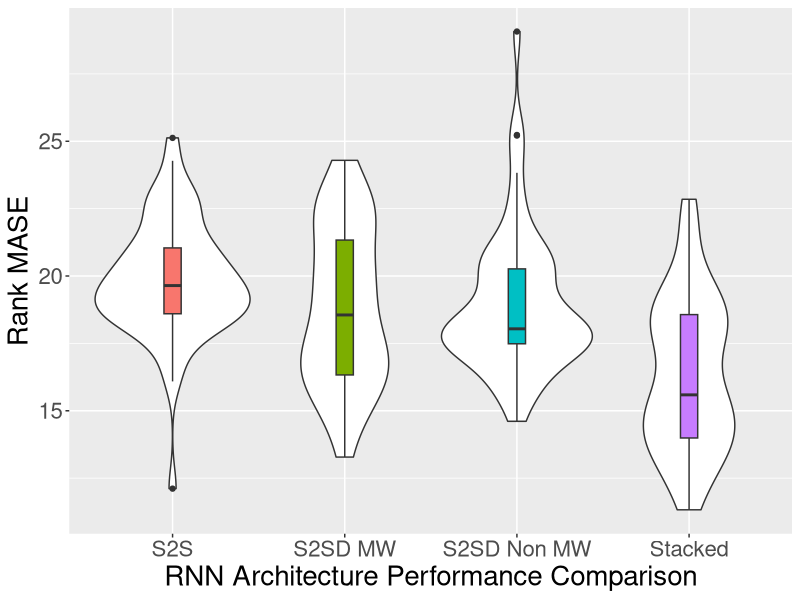

Write R code to recreate this figure.
library(ggplot2)
library(reshape2)

# data <- read.csv(file="graph_plotter/ensemble_data/All_MASE_Ranks_Output_Comparison.csv", header=TRUE, sep=",")
# data <- read.csv(file="graph_plotter/ensemble_data/All_SMAPE_Ranks_Input_Comparison.csv", header=TRUE, sep=",")
# data <- read.csv(file="graph_plotter/ensemble_data/All_SMAPE_Ranks_Cell_Comparison.csv", header=TRUE, sep=",")
# data <- read.csv(file="graph_plotter/ensemble_data/All_SMAPE_Ranks_Optimizer_Comparison.csv", header=TRUE, sep=",")
# data <- read.csv(file = "graph_plotter/ensemble_data/error_comparison_m4_other_median_smape.csv", header = TRUE, sep = ",")
data <- read.csv(file="graph_plotter/ensemble_data/error_comparison_stacked_rank_mase.csv", header=TRUE, sep=",")
# data <- read.csv(file="graph_plotter/ensemble_data/All_MASE_Ranks_Input_Size_Comparison_With_STL.csv", header=TRUE, sep=",")
# data <- read.csv(file="graph_plotter/ensemble_data/stl_comparison_tourism_mean_mase.csv", header=TRUE, sep=",")

# ggplot(data=cif, aes(x=x, y=Mean_SMAPE_Rank, color=RNN_Unit)) + xlab("RNN Unit Comparison - CIF Dataset") + ylab("Mean SMAPE Ranks") +  theme(text = element_text(size=20), axis.text.x=element_blank(),
#                                                                                                                                                                     axis.ticks.x=element_blank())

# ggplot(data = kaggle, aes(x=x, y=Mean_SMAPE_Rank, color=Optimizer)) + xlab("Optimizer Comparison - Wikipedia Web Traffic") + ylab("Mean SMAPE Ranks") + geom_text(aes(label=Model_Name_2)) + theme(text = element_text(size=20), axis.text.x=element_blank(),
#                                                                                                                                 axis.ticks.x=element_blank())

#ggplot(data=cif, aes(x=x, y=Mean_SMAPE_Rank, color=RNN_Unit)) + xlab("RNN Unit Comparison") + ylab("Mean SMAPE Ranks") +  theme(text = element_text(size=20), axis.text.x=element_blank(),
#                                                                                                                               axis.ticks.x=element_blank())

# ggplot(data=cif, aes(x=x, y=Mean_SMAPE_Rank, color=RNN_Unit)) + xlab("RNN Unit Comparison") + ylab("Mean SMAPE Ranks") +  theme(text = element_text(size=20), axis.text.x=element_blank(),
#                                                                                                                                 axis.ticks.x=element_blank())

# input size comparison - plots with letters
#ggplot(data=data, aes(x=x, y=Mean_MASE_Rank, color=Input_Window_Size)) +  xlab("Input Window Size Comparison Without STL Decomposition") + ylab("Mean MASE Rank") +  geom_text(aes(label=substring(Dataset, 1, 1)), position=position_jitter(0.2), size=5) + theme(text = element_text(size=20), axis.text.x=element_blank(), axis.ticks.x=element_blank()) + scale_color_manual(values = c("red", "blue"))

# stacked performance - plots with letters
#ggplot(data=data, aes(x=x, y=SMAPE, color=Model_Name)) +  xlab("RNN Architecture Performance Comparison") + ylab("Median MASE Rank") +  geom_text(aes(label=Dataset), position=position_jitter(0.3), size=5) + theme(text = element_text(size=20), axis.text.x=element_blank(), axis.ticks.x=element_blank()) + scale_color_manual(values = c("red", "gold1", "blue3", "magenta"))
#c("red", "springgreen4", "blue3", "gold1", "coral4", "magenta")

#stl comparison 
#ggplot(data=data, aes(x=x, y=SMAPE, color=Model)) +  xlab("M4 Dataset") + ylab("Mean SMAPE") +  geom_point(size=4) + theme(text = element_text(size=20), axis.text.x=element_blank(), axis.ticks.x=element_blank()) + scale_color_manual(values = c("red", "blue3"))

#comparison with ETS
# ggplot(data = data, aes(x = x, y = Median_SMAPE, group = Model_Name)) +
#     xlab("M4 Other Category") +
#     ylab("Median SMAPE") +
#     geom_point(aes(color = Model_Name, shape = Model_Name, size= Model_Name)) +
#     theme(text = element_text(size = 20), axis.text.x = element_blank(), axis.ticks.x = element_blank()) +
#     scale_color_manual(values = c("red", "gold1", "blue3")) +
#     scale_shape_manual(values = c(15, 16, 17)) +
#   scale_size_manual(values=c(4,3,2.5))
#geom_jitter(position=position_jitter(0.1))

#box plots
# p <- ggplot(data, aes(factor(RNN_Unit), Mean_SMAPE_Rank))
# p + geom_boxplot(outlier.shape=NA) +
#   xlab("RNN Unit") + ylab("Mean SMAPE Ranks") + theme(text = element_text(size=20))

# violin plots
# input size comparison
# p <- ggplot(data, aes(factor(Input_Window_Size), Mean_MASE_Rank))
# p + geom_violin() + geom_boxplot(width=0.1, aes(fill=Input_Window_Size)) +
#   xlab("Input Window Size With STL Decomposition") + ylab("Mean MASE Ranks") + theme(text = element_text(size=20), legend.position = "none")

# stacked performance
p <- ggplot(data, aes(factor(Model_Name), SMAPE))
p + geom_violin() + geom_boxplot(width=0.1, aes(fill=Model_Name)) +
   xlab("RNN Architecture Performance Comparison") + ylab("Rank MASE") + theme(text = element_text(size=20), legend.position = "none")

#stl comparison
# p <- ggplot(data, aes(factor(Model), MASE))
# p + geom_violin() + geom_boxplot(width=0.1, aes(fill=Model)) +
#   xlab("Tourism Dataset") + ylab("Mean MASE") + theme(text = element_text(size=20), legend.position = "none")

#output component
# p <- ggplot(data, aes(factor(Output_Component), Mean_SMAPE_Rank))
# p + geom_violin() + geom_boxplot(width=0.1, aes(fill=Output_Component)) +
#   xlab("Output Component for Sequence to Sequence Architecture") + ylab("Mean MASE Ranks") + theme(text = element_text(size=20), legend.position = "none")

# cell comparison
# p <- ggplot(data, aes(factor(RNN_Unit), Mean_SMAPE_Rank))
# p + geom_violin() + geom_boxplot(width=0.1, aes(fill=RNN_Unit)) +
#  xlab("RNN Unit") + ylab("Mean SMAPE Ranks") + theme(text = element_text(size=20), legend.position = "none")

# optimizer comparison
# p <- ggplot(data, aes(factor(Optimizer), Mean_SMAPE_Rank))
# p + geom_violin() + geom_boxplot(width=0.1, aes(fill=Optimizer)) +
#  xlab("Optimizer") + ylab("Mean SMAPE Ranks") + theme(text = element_text(size=20), legend.position = "none")

# input component
#p <- ggplot(data, aes(factor(Input_Format), Mean_SMAPE_Rank))
#p + geom_violin() + geom_boxplot(width=0.1, aes(fill=Input_Format)) +
#  xlab("Input Format for S2SD Architecture") + ylab("Mean SMAPE Ranks") + theme(text = element_text(size=20), legend.position = "none")
